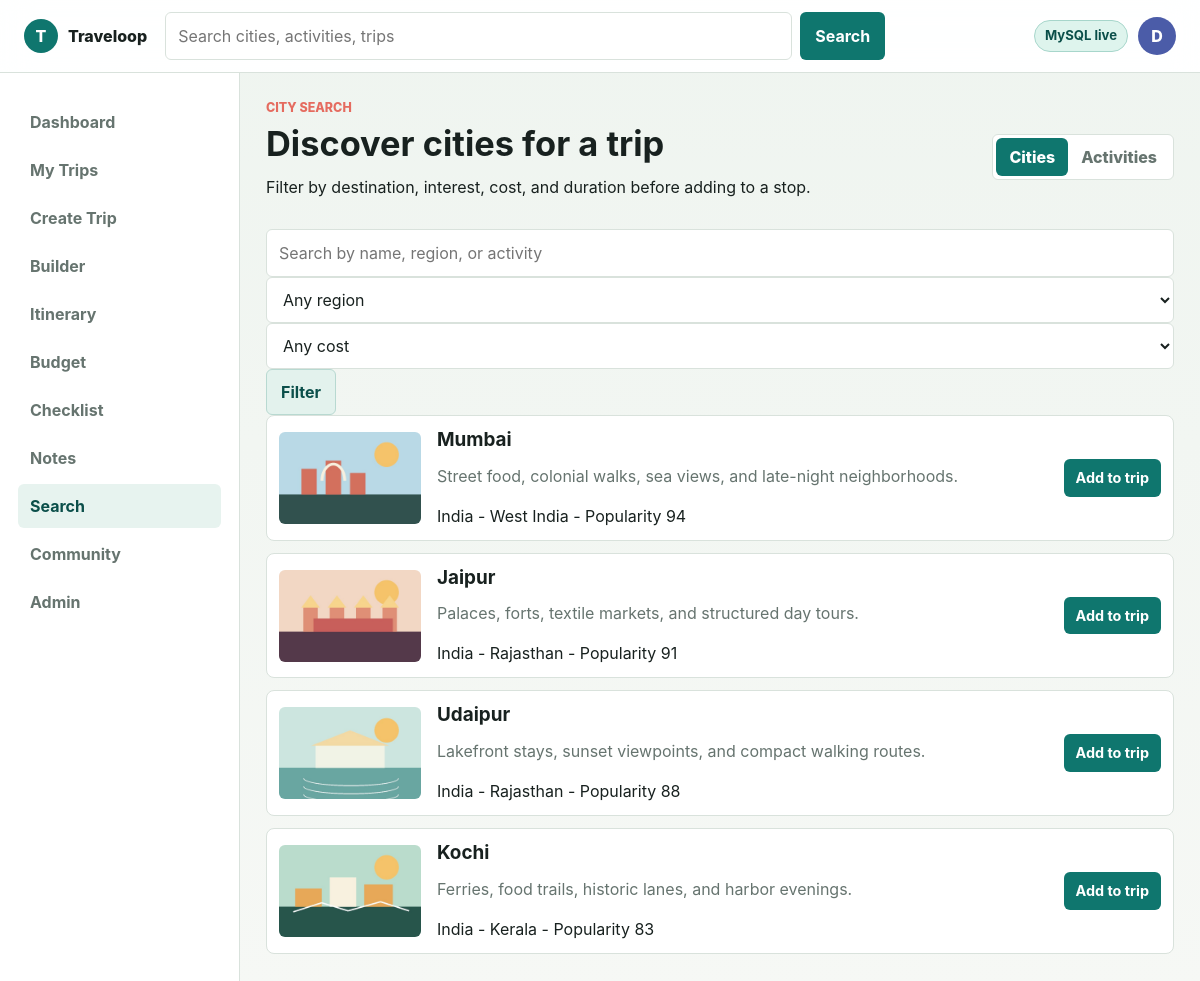
Screenshot of /search/cities with the database file from the repository.
### tables this page shows
CREATE TABLE cities (
    id INT UNSIGNED AUTO_INCREMENT PRIMARY KEY,
    name VARCHAR(140) NOT NULL,
    country VARCHAR(120) NOT NULL,
    region VARCHAR(120) NOT NULL,
    cost_index INT UNSIGNED NOT NULL DEFAULT 50,
    popularity INT UNSIGNED NOT NULL DEFAULT 50,
    image VARCHAR(255) NULL,
    summary TEXT NULL,
    created_at TIMESTAMP DEFAULT CURRENT_TIMESTAMP
);

### app/Core/View.php (called while the page is built, shortened)
<?php
final class View
{
    public static function render(string $template, array $data = []): string
    {
        extract($data, EXTR_SKIP);
        require APP_PATH . '/Views/' . $template . '.php';
        return (string) ob_get_clean();
    }
    public static function page(string $template, array $data = []): void
    {
        $content = self::render($template, $data);
        require APP_PATH . '/Views/layout.php';
    }
}

### app/Controllers/PageController.php (called while the page is built, shortened)
<?php
final class PageController
{
    public function citySearch(): void
    {
        View::page('pages/search', $this->data([
            'title' => 'City Search',
            'page' => 'search',
            'mode' => 'cities',
            'cities' => $this->repo->cities(),
            'activities' => $this->repo->activities(),
        ]));
    }
    private function data(array $data): array
    {
        return array_merge([
            'user' => $this->repo->user(),
            'dbConnected' => $this->repo->databaseAvailable(),
        ], $data);
    }
}

### public/index.php (called while the page is built, shortened)
<?php
require APP_PATH . '/helpers.php';
require APP_PATH . '/Core/Router.php';
require APP_PATH . '/Core/View.php';
require APP_PATH . '/Controllers/PageController.php';
$controller = new PageController(new TravelRepository());
$router = new Router();
$router->get('/', [$controller, 'dashboard']);
$router->get('/dashboard', [$controller, 'dashboard']);
$router->get('/login', [$controller, 'login']);
$router->post('/login', [$controller, 'handleLogin']);
$router->get('/register', [$controller, 'register']);
$router->post('/register', [$controller, 'handleRegister']);
$router->get('/forgot-password', [$controller, 'forgot']);
$router->get('/trips', [$controller, 'trips']);
$router->get('/trips/create', [$controller, 'createTrip']);
$router->post('/trips', [$controller, 'storeTrip']);
$router->get('/trips/{id}', [$controller, 'itinerary']);
$router->get('/trips/{id}/builder', [$controller, 'builder']);
$router->get('/trips/{id}/budget', [$controller, 'budget']);
$router->get('/trips/{id}/checklist', [$controller, 'checklist']);
$router->post('/trips/{id}/checklist', [$controller, 'storeChecklist']);
$router->get('/trips/{id}/notes', [$controller, 'notes']);
$router->post('/trips/{id}/notes', [$controller, 'storeNote']);
$router->get('/trips/{id}/invoice', [$controller, 'invoice']);
$router->get('/search/cities', [$controller, 'citySearch']);
$router->get('/search/activities', [$controller, 'activitySearch']);
$router->get('/community', [$controller, 'community']);
$router->get('/share/{code}', [$controller, 'share']);
$router->get('/profile', [$controller, 'profile']);
$router->get('/admin', [$controller, 'admin']);
$router->dispatch($_SERVER['REQUEST_METHOD'], $_SERVER['REQUEST_URI']);

### app/helpers.php (called while the page is built, shortened)
<?php
function e(mixed $value): string
{
    return htmlspecialchars((string) $value, ENT_QUOTES, 'UTF-8');
}
function url(string $path = ''): string
{
    $base = defined('APP_BASE') ? APP_BASE : '';
    $path = '/' . ltrim($path, '/');
    return $base . ($path === '/' ? '' : $path);
}
function asset(string $path): string
{
    return url($path);
}

### app/Models/TravelRepository.php (called while the page is built, shortened)
<?php
final class TravelRepository
{
    public function cities(): array
    {
        return $this->fromDb(function (PDO $pdo): array {
            return $pdo->query('SELECT * FROM cities ORDER BY popularity DESC, name ASC')->fetchAll();
        }, $this->sampleCities());
    }
    private function fromDb(callable $callback, mixed $fallback): mixed
    {
        $pdo = Database::connection();
        try {
            return $callback($pdo);
        } catch (Throwable) {
            return $fallback;
        }
    }
    private function sampleCities(): array
    {
        return [
            ['id' => 1, 'name' => 'Mumbai', 'country' => 'India', 'region' => 'West India', 'cost_index' => 72, 'popularity' => 94, 'image' => 'assets/img/city-mumbai.jpg', 'summary' => 'Street food, colonial walks, sea views, and late-night neighborhoods.'],
            ['id' => 2, 'name' => 'Jaipur', 'country' => 'India', 'region' => 'Rajasthan', 'cost_index' => 58, 'popularity' => 91, 'image' => 'assets/img/city-jaipur.jpg', 'summary' => 'Palaces, forts, textile markets, and structured day tours.'],
            ['id' => 3, 'name' => 'Udaipur', 'country' => 'India', 'region' => 'Rajasthan', 'cost_index' => 64, 'popularity' => 88, 'image' => 'assets/img/city-udaipur.jpg', 'summary' => 'Lakefront stays, sunset viewpoints, and compact walking routes.'],
            ['id' => 4, 'name' => 'Kochi', 'country' => 'India', 'region' => 'Kerala', 'cost_index' => 61, 'popularity' => 83, 'image' => 'assets/img/city-kochi.jpg', 'summary' => 'Ferries, food trails, historic lanes, and harbor evenings.'],
        ];
    }
}

### app/Views/pages/search.php (the view, shortened to what this page needs)
<section class="page-head">
    <div>
        <p class="eyebrow"><?= $mode === 'cities' ? 'City Search' : 'Activity Search' ?></p>
        <h1><?= $mode === 'cities' ? 'Discover cities for a trip' : 'Find things to do' ?></h1>
        <p>Filter by destination, interest, cost, and duration before adding to a stop.</p>
    </div>
    <div class="segmented">
        <a class="<?= $mode === 'cities' ? 'is-active' : '' ?>" href="<?= url('/search/cities') ?>">Cities</a>
        <a class="<?= $mode === 'activities' ? 'is-active' : '' ?>" href="<?= url('/search/activities') ?>">Activities</a>
    </div>
</section>
<section class="search-shell">
    <form class="filter-bar" method="get">
        <input type="search" name="q" placeholder="Search by name, region, or activity">
        <select name="region">
            <option value="">Any region</option>
        </select>
        <select name="cost">
            <option value="">Any cost</option>
        </select>
        <button class="button secondary" type="submit">Filter</button>
    </form>
    <?php if ($mode === 'cities'): ?>
        <div class="result-list">
            <?php foreach ($cities as $city): ?>
                <article class="search-result">
                    <img src="<?= asset($city['image']) ?>" alt="">
                    <div>
                        <h2><?= e($city['name']) ?></h2>
                        <p><?= e($city['summary']) ?></p>
                        <span><?= e($city['country']) ?> - <?= e($city['region']) ?> - Popularity <?= e($city['popularity']) ?></span>
                    </div>
                    <button class="button small" type="button">Add to trip</button>
                </article>
            <?php endforeach; ?>
        </div>
    <?php endif; ?>
</section>

### app/Core/Router.php (shortened to what this page needs)
<?php
final class Router
{
    private array $routes = [];
    private function add(string $method, string $pattern, callable|array $handler): void
    {
        $this->routes[] = [
            'method' => $method,
            'pattern' => $pattern,
            'regex' => $this->compile($pattern),
            'handler' => $handler,
        ];
    }
    public function dispatch(string $method, string $uri): void
    {
        $path = parse_url($uri, PHP_URL_PATH) ?: '/';
        $path = '/' . trim($path, '/');
        foreach ($this->routes as $route) {
            if ($route['method'] !== $method) {
                continue;
            }
            if (preg_match($route['regex'], $path, $matches)) {
                $params = array_filter($matches, 'is_string', ARRAY_FILTER_USE_KEY);
                call_user_func_array($route['handler'], $params);
                return;
            }
        }
    }
    private function compile(string $pattern): string
    {
        $regex = preg_replace('#\{([a-zA-Z_][a-zA-Z0-9_]*)\}#', '(?P<$1>[^/]+)', $pattern);
        return '#^' . $regex . '$#';
    }
}

### public/assets/css/app.css (style rules this page uses)
:root { --bg: #f6f8f5; --surface: #ffffff; --surface-strong: #eef4ef; --ink: #18211f; --muted: #66746f; --line: #d9e2dc; --teal: #0f766e; --teal-dark: #0b4f4a; --coral: #e56b5f; --amber: #c9892b; --indigo: #4b5ca8; --danger: #b73737; --shadow: 0 18px 45px rgba(24, 33, 31, 0.08); --radius: 8px; --sans: Inter, ui-sans-serif, system-ui, -apple-system, BlinkMacSystemFont, "Segoe UI", sans-serif; color: var(--ink); background: var(--bg); font: 16px/1.5 var(--sans); letter-spacing: 0; }
* { box-sizing: border-box; }
body { margin: 0; min-height: 100svh; background: linear-gradient(180deg, rgba(238, 244, 239, 0.9), rgba(246, 248, 245, 0.95)), var(--bg); }
img { display: block; max-width: 100%; }
a { color: inherit; }
button, input, select, textarea { font: inherit; }
input, select, textarea { width: 100%; border: 1px solid var(--line); border-radius: 6px; padding: 11px 12px; color: var(--ink); background: #ffffff; outline: none; }
h1, h2, h3, p { margin-top: 0; }
h1 { font-size: 2.15rem; line-height: 1.12; margin-bottom: 12px; }
h2 { font-size: 1.18rem; line-height: 1.25; margin-bottom: 12px; }
.global-search button, .button, .segmented a, .segmented button { border: 1px solid transparent; border-radius: 6px; cursor: pointer; text-decoration: none; transition: transform 160ms ease, border-color 160ms ease, background 160ms ease; }
.global-search button, .button { display: inline-flex; align-items: center; justify-content: center; min-height: 42px; padding: 10px 14px; color: #ffffff; background: var(--teal); font-weight: 700; }
.button.secondary { color: var(--teal-dark); background: #e3f2ed; border-color: #b8d9d1; }
.button.small { min-height: 34px; padding: 7px 11px; font-size: 0.9rem; }
.eyebrow { margin-bottom: 7px; color: var(--coral); font-size: 0.78rem; font-weight: 800; text-transform: uppercase; }
.section-head, .page-head { display: flex; justify-content: space-between; gap: 16px; align-items: flex-end; margin: 20px 0 14px; }
.page-head { align-items: center; margin-top: 0; }
.city-card, .trip-card, .mini-card, .wide-row, .search-result, .stop-section, .timeline-day { border: 1px solid var(--line); border-radius: var(--radius); overflow: hidden; background: var(--surface); }
.city-card p, .mini-card p, .trip-card p, .wide-row p, .search-result p, .timeline-body p { color: var(--muted); }
.wide-row, .search-result { display: grid; grid-template-columns: 142px minmax(0, 1fr) auto; gap: 16px; align-items: center; margin-bottom: 12px; padding: 12px; }
.wide-row img, .search-result img { width: 142px; height: 92px; border-radius: 6px; object-fit: cover; }
.segmented { display: inline-flex; border: 1px solid var(--line); border-radius: 6px; padding: 3px; background: #ffffff; }
.segmented a, .segmented button { min-height: 34px; padding: 6px 12px; color: var(--muted); background: transparent; text-decoration: none; font-weight: 800; }
.segmented .is-active { color: #ffffff; background: var(--teal); }

### rows the page displays
cities: image (picture), name "Mumbai", summary "Street food, colonial walks, sea views, and late-night neighborhoods.", country "India", region "West India", popularity "94"
cities: image (picture), name "Jaipur", summary "Palaces, forts, textile markets, and structured day tours.", country "India", region "Rajasthan", popularity "91"
cities: image (picture), name "Udaipur", summary "Lakefront stays, sunset viewpoints, and compact walking routes.", country "India", region "Rajasthan", popularity "88"
cities: image (picture), name "Kochi", summary "Ferries, food trails, historic lanes, and harbor evenings.", country "India", region "Kerala", popularity "83"
